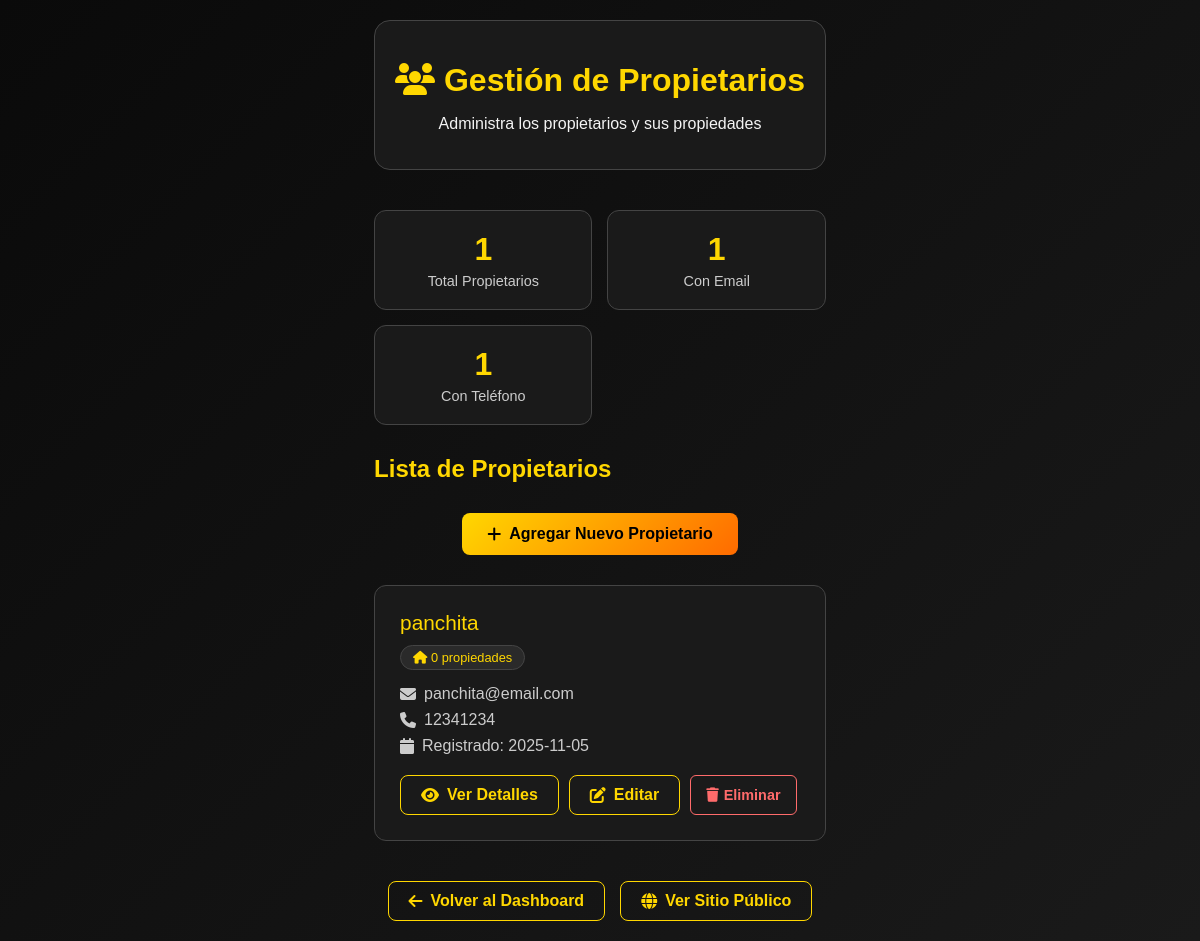
Screenshot of /crm/propietarios (signed in) with the database file from the repository.
### tables this page shows
CREATE TABLE propietarios (
                id INTEGER PRIMARY KEY AUTOINCREMENT,
                nombre TEXT NOT NULL,
                email TEXT,
                telefono TEXT,
                fecha_registro TEXT NOT NULL,
                activo INTEGER DEFAULT 1
            );

### app.py (the view, shortened to what this page needs)
@app.route('/crm/propietarios', methods=['GET', 'POST'])
def crm_propietarios():
    if not session.get('crm_logged_in'):
        return redirect(url_for('crm_login'))
    propietarios = get_all_propietarios()
    return render_template('crm_propietarios.html', propietarios=propietarios)

### app.py (called while the page is built)
def get_db_path():
    return 'terrazen.db'

def get_all_propietarios():
    try:
        conn = sqlite3.connect(get_db_path())
        cursor = conn.cursor()
        cursor.execute('SELECT * FROM propietarios WHERE activo = 1 ORDER BY nombre')
        rows = cursor.fetchall()
        propietarios = []
        for row in rows:
            propietarios.append({
                'id': row[0],
                'nombre': row[1],
                'email': row[2],
                'telefono': row[3],
                'fecha_registro': row[4]
            })
        conn.close()
        return propietarios
    except Exception as e:
        print(f"Error obteniendo propietarios: {e}")
        return []

### templates/crm_propietarios.html (shortened to what this page needs)
<!DOCTYPE html>
<html lang="es">
<head>
    <link rel="stylesheet" href="{{ url_for('static', filename='style.css') }}">
    <link rel="stylesheet" href="https://cdnjs.cloudflare.com/ajax/libs/font-awesome/6.4.0/css/all.min.css">
</head>
<body>
    <div class="crm-container">
        <div class="crm-header">
            <h1><i class="fas fa-users"></i> Gestión de Propietarios</h1>
            <p>Administra los propietarios y sus propiedades</p>
        </div>
        <div class="stats">
            <div class="stat-card">
                <div class="stat-number">{{ propietarios|length }}</div>
                <div class="stat-label">Total Propietarios</div>
            </div>
            <div class="stat-card">
                <div class="stat-number">
                    {% set propietarios_con_email = propietarios|selectattr('email')|list|length %}
                    {{ propietarios_con_email }}
                </div>
                <div class="stat-label">Con Email</div>
            </div>
            <div class="stat-card">
                <div class="stat-number">
                    {% set propietarios_con_telefono = propietarios|selectattr('telefono')|list|length %}
                    {{ propietarios_con_telefono }}
                </div>
                <div class="stat-label">Con Teléfono</div>
            </div>
        </div>
        <div class="header-actions">
            <h2 style="color: #ffd700; margin: 0;">Lista de Propietarios</h2>
        </div>
        <div style="text-align: center; margin-bottom: 30px;">
            <a href="/crm/propietarios/nuevo" class="btn-primary">
                <i class="fas fa-plus"></i> Agregar Nuevo Propietario
            </a>
        </div>
        {% if propietarios %}
        <div class="propietarios-grid">
            {% for propietario in propietarios %}
            <div class="propietario-card">
                <div class="propietario-header">
                    <div>
                        <div class="propietario-name">{{ propietario.nombre }}</div>
                        <div class="propiedades-count">
                            <i class="fas fa-home"></i>
                            {% set count_propiedades = namespace(count=0) %}
                            {% for propiedad in propiedades if propiedad.propietario_id == propietario.id %}
                                {% set count_propiedades.count = count_propiedades.count + 1 %}
                            {% endfor %}
                            {{ count_propiedades.count }} propiedades
                        </div>
                    </div>
                </div>
                <div class="propietario-info">
                    <i class="fas fa-envelope"></i>
                    {{ propietario.email or 'No tiene email' }}
                </div>
                <div class="propietario-info">
                    <i class="fas fa-phone"></i>
                    {{ propietario.telefono or 'No tiene teléfono' }}
                </div>
                <div class="propietario-info">
                    <i class="fas fa-calendar"></i>
                    Registrado: {{ propietario.fecha_registro[:10] }}
                </div>
                <div class="propietario-actions">
                    <a href="/crm/propietarios/{{ propietario.id }}" class="btn-secondary">
                        <i class="fas fa-eye"></i> Ver Detalles
                    </a>
                    <a href="/crm/propietarios/editar/{{ propietario.id }}" class="btn-secondary">
                        <i class="fas fa-edit"></i> Editar
                    </a>
                    <a href="/crm/propietarios/eliminar/{{ propietario.id }}"
                       class="btn-danger"
                       onclick="return confirm('¿Estás seguro de que quieres eliminar este propietario?')">
                        <i class="fas fa-trash"></i> Eliminar
                    </a>
                </div>
            </div>
            {% endfor %}
        </div>
        {% endif %}
        <div class="admin-actions">
            <a href="/crm/dashboard" class="btn-secondary">
                <i class="fas fa-arrow-left"></i> Volver al Dashboard
            </a>
            <a href="/propiedades" class="btn-secondary">
                <i class="fas fa-globe"></i> Ver Sitio Público
            </a>
        </div>
    </div>
</body>
</html>

### static/style.css (style rules this page uses)
body { margin: 0; font-family: 'Poppins', sans-serif; background: linear-gradient(135deg, #0a0a0a, #1a1a1a); color: #f4f4f4; display: flex; justify-content: center; align-items: center; min-height: 100vh; }
.btn-primary { display: inline-block; padding: 12px 25px; background-color: #2c5aa0; color: white; text-decoration: none; border-radius: 5px; margin: 0 10px; }

### templates/crm_propietarios.html (style rules this page uses)
.crm-container { max-width: 1200px; margin: 0 auto; padding: 20px; color: #f4f4f4; }
.crm-header { text-align: center; margin-bottom: 40px; padding: 20px; background: #1a1a1a; border-radius: 16px; border: 1px solid #444; }
.crm-header h1 { color: #ffd700; margin-bottom: 10px; }
.header-actions { display: flex; justify-content: space-between; align-items: center; margin-bottom: 30px; flex-wrap: wrap; gap: 15px; }
.btn-primary { background: linear-gradient(135deg, #ffd700, #ff6b00); color: #000; padding: 12px 25px; border: none; border-radius: 8px; font-weight: 600; text-decoration: none; transition: all 0.3s ease; cursor: pointer; display: inline-flex; align-items: center; gap: 8px; }
.btn-secondary { background: transparent; color: #ffd700; padding: 10px 20px; border: 1px solid #ffd700; border-radius: 8px; font-weight: 600; text-decoration: none; transition: all 0.3s ease; cursor: pointer; display: inline-flex; align-items: center; gap: 8px; }
.btn-danger { background: transparent; color: #ff6b6b; padding: 8px 15px; border: 1px solid #ff6b6b; border-radius: 6px; font-weight: 600; text-decoration: none; transition: all 0.3s ease; cursor: pointer; display: inline-flex; align-items: center; gap: 5px; font-size: 0.9rem; }
.propietarios-grid { display: grid; grid-template-columns: repeat(auto-fill, minmax(350px, 1fr)); gap: 20px; margin-top: 20px; }
.propietario-card { background: #1a1a1a; border: 1px solid #444; border-radius: 12px; padding: 25px; transition: all 0.3s ease; position: relative; }
.propietario-header { display: flex; justify-content: space-between; align-items: flex-start; margin-bottom: 15px; }
.propietario-name { color: #ffd700; font-size: 1.3rem; margin-bottom: 10px; }
.propietario-info { color: #ccc; margin-bottom: 8px; display: flex; align-items: center; gap: 8px; }
.propietario-actions { display: flex; gap: 10px; margin-top: 20px; flex-wrap: wrap; }
.propiedades-count { background: #2a2a2a; padding: 4px 12px; border-radius: 20px; font-size: 0.8rem; color: #ffd700; border: 1px solid #444; }
.admin-actions { display: flex; gap: 15px; margin-top: 40px; justify-content: center; flex-wrap: wrap; }
.stats { display: grid; grid-template-columns: repeat(auto-fit, minmax(200px, 1fr)); gap: 15px; margin-bottom: 30px; }
.stat-card { background: #1a1a1a; padding: 20px; border-radius: 12px; text-align: center; border: 1px solid #444; }
.stat-number { font-size: 2rem; font-weight: bold; color: #ffd700; margin-bottom: 5px; }
.stat-label { color: #ccc; font-size: 0.9rem; }

### rows the page displays
propietarios: nombre "panchita", count "0", email "panchita@email.com", telefono "12341234", fecha_registro "2025-11-05"

### other values shown
{{ propietarios|length }} "1"
{{ propietarios_con_email }} "1"
{{ propietarios_con_telefono }} "1"
